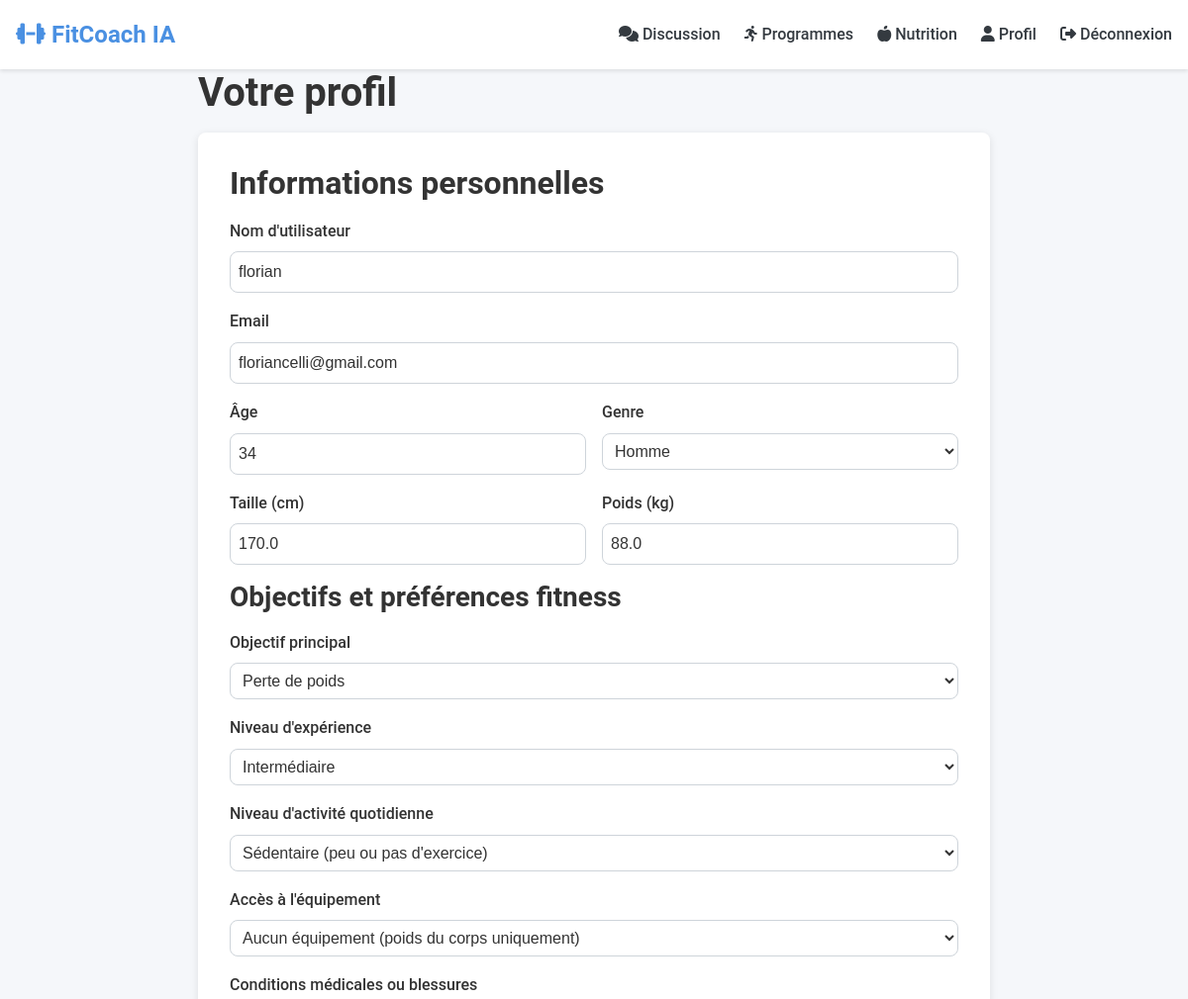
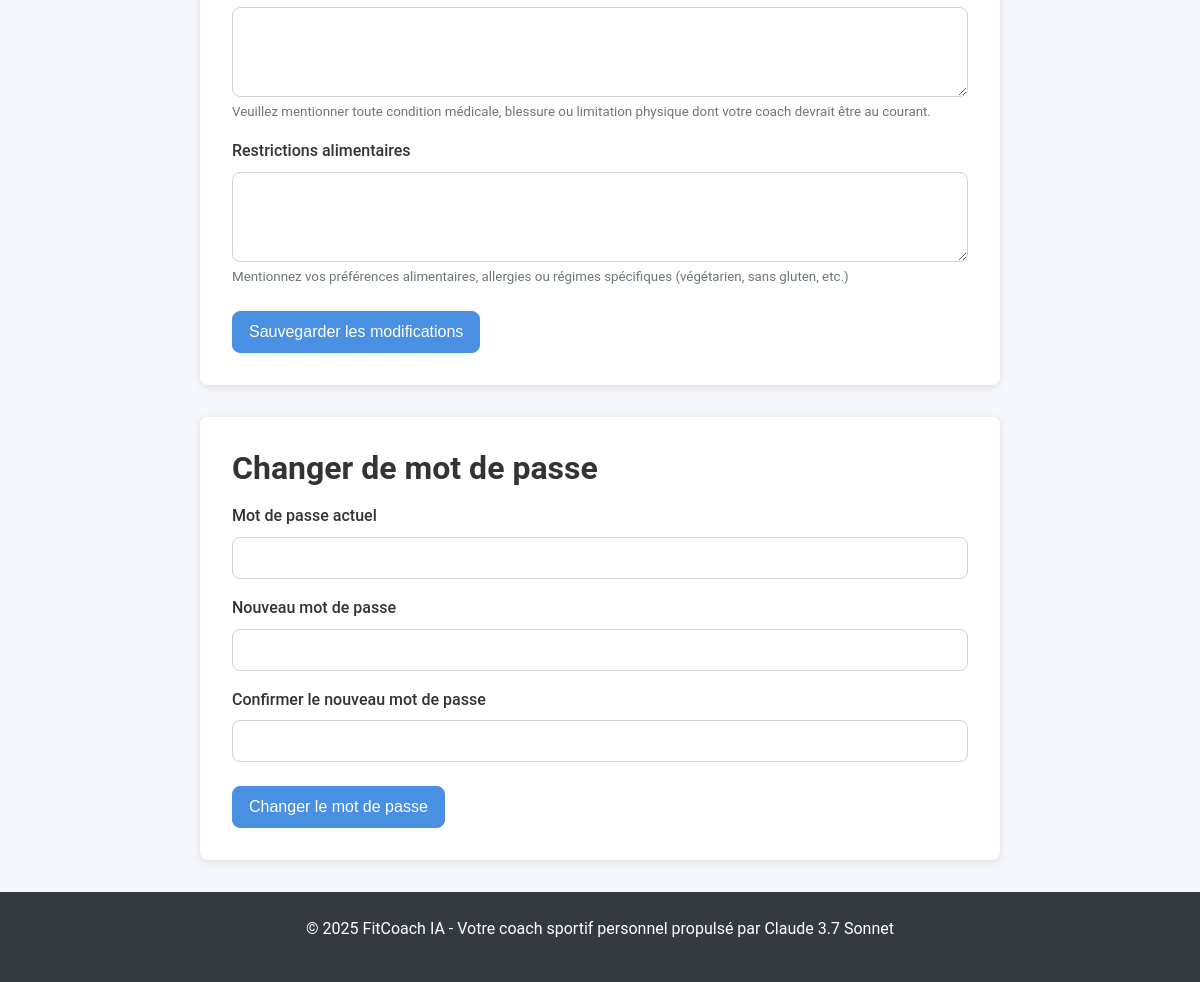
The app's page /profile (signed in) with its own data (2 pictures, top to bottom).
### models/user.py (models this page shows, shortened)
class User(UserMixin, db.Model):
    id = db.Column(db.Integer, primary_key=True)
    username = db.Column(db.String(64), unique=True, nullable=False)
    email = db.Column(db.String(120), unique=True, nullable=False)
    password_hash = db.Column(db.String(128), nullable=False)
    age = db.Column(db.Integer)
    height = db.Column(db.Float)  # en cm
    weight = db.Column(db.Float)  # en kg
    gender = db.Column(db.String(20))
    fitness_level = db.Column(db.String(20))  # débutant, intermédiaire, avancé
    fitness_goal = db.Column(db.String(100))
    activity_level = db.Column(db.String(20))  # sédentaire, modéré, actif, très actif
    equipment_access = db.Column(db.String(100))
    medical_conditions = db.Column(db.Text)
    dietary_restrictions = db.Column(db.Text)
    conversations = db.relationship('Conversation', backref='user', lazy='dynamic')
    workout_plans = db.relationship('WorkoutPlan', backref='user', lazy='dynamic')
    nutrition_plans = db.relationship('NutritionPlan', backref='user', lazy='dynamic')
    created_at = db.Column(db.DateTime, default=datetime.utcnow)
    updated_at = db.Column(db.DateTime, default=datetime.utcnow, onupdate=datetime.utcnow)

### app.py (the view)
@app.route('/profile')
@login_required
def profile():
    return render_template('profile.html')

### app.py (called while the page is built)
@login_manager.user_loader
def load_user(user_id):
    return User.query.get(int(user_id))

@app.context_processor
def inject_now():
    return {'now': datetime.utcnow()}

### templates/profile.html (shortened to what this page needs)
{% extends 'base.html' %}
{% block content %}
<div class="profile-container">
    <h1>Votre profil</h1>
    <div class="profile-section">
        <h2>Informations personnelles</h2>
        <form method="POST" action="{{ url_for('update_profile') }}">
            <div class="form-group">
                <label for="username">Nom d'utilisateur</label>
                <input type="text" id="username" name="username" value="{{ current_user.username }}" required>
            </div>
            <div class="form-group">
                <label for="email">Email</label>
                <input type="email" id="email" name="email" value="{{ current_user.email }}" required>
            </div>
            <div class="form-row">
                <div class="form-group">
                    <label for="age">Âge</label>
                    <input type="number" id="age" name="age" value="{{ current_user.age or '' }}">
                </div>
                <div class="form-group">
                    <label for="gender">Genre</label>
                    <select id="gender" name="gender">
                        <option value="homme" {% if current_user.gender == 'homme' %}selected{% endif %}>Homme</option>
                    </select>
                </div>
            </div>
            <div class="form-row">
                <div class="form-group">
                    <label for="height">Taille (cm)</label>
                    <input type="number" step="0.1" id="height" name="height" value="{{ current_user.height or '' }}">
                </div>
                <div class="form-group">
                    <label for="weight">Poids (kg)</label>
                    <input type="number" step="0.1" id="weight" name="weight" value="{{ current_user.weight or '' }}">
                </div>
            </div>
            <h3>Objectifs et préférences fitness</h3>
            <div class="form-group">
                <label for="fitness_goal">Objectif principal</label>
                <select id="fitness_goal" name="fitness_goal">
                    <option value="perte_de_poids" {% if current_user.fitness_goal == 'perte_de_poids' %}selected{% endif %}>Perte de poids</option>
                </select>
            </div>
            <div class="form-group">
                <label for="fitness_level">Niveau d'expérience</label>
                <select id="fitness_level" name="fitness_level">
                    <option value="intermediaire" {% if current_user.fitness_level == 'intermediaire' %}selected{% endif %}>Intermédiaire</option>
                </select>
            </div>
            <div class="form-group">
                <label for="activity_level">Niveau d'activité quotidienne</label>
                <select id="activity_level" name="activity_level">
                    <option value="sedentaire" {% if current_user.activity_level == 'sedentaire' %}selected{% endif %}>Sédentaire (peu ou pas d'exercice)</option>
                </select>
            </div>
            <div class="form-group">
                <label for="equipment_access">Accès à l'équipement</label>
                <select id="equipment_access" name="equipment_access">
                    <option value="aucun" {% if current_user.equipment_access == 'aucun' %}selected{% endif %}>Aucun équipement (poids du corps uniquement)</option>
                </select>
            </div>
            <div class="form-group">
                <label for="medical_conditions">Conditions médicales ou blessures</label>
                <textarea id="medical_conditions" name="medical_conditions" rows="3">{{ current_user.medical_conditions or '' }}</textarea>
                <small>Veuillez mentionner toute condition médicale, blessure ou limitation physique dont votre coach devrait être au courant.</small>
            </div>
            <div class="form-group">
                <label for="dietary_restrictions">Restrictions alimentaires</label>
                <textarea id="dietary_restrictions" name="dietary_restrictions" rows="3">{{ current_user.dietary_restrictions or '' }}</textarea>
                <small>Mentionnez vos préférences alimentaires, allergies ou régimes spécifiques (végétarien, sans gluten, etc.)</small>
            </div>
            <div class="form-actions">
                <button type="submit" class="btn btn-primary">Sauvegarder les modifications</button>
            </div>
        </form>
    </div>
    <div class="profile-section">
        <h2>Changer de mot de passe</h2>
        <form method="POST" action="{{ url_for('change_password') }}">
            <div class="form-group">
                <label for="current_password">Mot de passe actuel</label>
                <input type="password" id="current_password" name="current_password" required>
            </div>
            <div class="form-group">
                <label for="new_password">Nouveau mot de passe</label>
                <input type="password" id="new_password" name="new_password" required>
            </div>
            <div class="form-group">
                <label for="confirm_password">Confirmer le nouveau mot de passe</label>
                <input type="password" id="confirm_password" name="confirm_password" required>
            </div>
            <div class="form-actions">
                <button type="submit" class="btn btn-primary">Changer le mot de passe</button>
            </div>
        </form>
    </div>
</div>
{% endblock %}

### static/css/main.css (style rules this page uses)
:root { --primary-color: #4a90e2; --primary-dark: #3a7bc8; --primary-light: #6ba5e9; --secondary-color: #6c757d; --success-color: #28a745; --danger-color: #dc3545; --warning-color: #ffc107; --info-color: #17a2b8; --dark-color: #343a40; --light-color: #f8f9fa; --body-bg: #f5f7fa; --body-color: #333; --font-main: 'Roboto', -apple-system, BlinkMacSystemFont, 'Segoe UI', Oxygen, Ubuntu, Cantarell, sans-serif; --border-radius: 8px; --box-shadow: 0 2px 8px rgba(0, 0, 0, 0.1); }
* { margin: 0; padding: 0; box-sizing: border-box; }
body { font-family: var(--font-main); font-size: 16px; line-height: 1.6; color: var(--body-color); background-color: var(--body-bg); min-height: 100vh; display: flex; flex-direction: column; }
h1, h2, h3, h4, h5, h6 { margin-bottom: 1rem; font-weight: 700; line-height: 1.2; }
h1 { font-size: 2.5rem; }
h2 { font-size: 2rem; }
h3 { font-size: 1.75rem; }
.btn { display: inline-block; font-weight: 500; text-align: center; white-space: nowrap; vertical-align: middle; user-select: none; border: 1px solid transparent; padding: 0.5rem 1rem; font-size: 1rem; line-height: 1.5; border-radius: var(--border-radius); transition: all 0.2s ease-in-out; cursor: pointer; }
.btn-primary { color: white; background-color: var(--primary-color); border-color: var(--primary-color); }
.form-group { margin-bottom: 1rem; }
.form-group label { display: block; margin-bottom: 0.5rem; font-weight: 500; }
.form-row { display: flex; gap: 1rem; margin-bottom: 1rem; }
.form-row .form-group { flex: 1; margin-bottom: 0; }
input[type="text"], input[type="email"], input[type="password"], input[type="number"], input[type="date"], textarea, select { display: block; width: 100%; padding: 0.5rem; font-size: 1rem; line-height: 1.5; color: var(--body-color); background-color: white; border: 1px solid #ced4da; border-radius: var(--border-radius); transition: border-color 0.15s ease-in-out, box-shadow 0.15s ease-in-out; }
.form-actions { margin-top: 1.5rem; }
small { display: block; margin-top: 0.25rem; color: var(--secondary-color); }
.profile-container { max-width: 800px; margin: 0 auto; }
.profile-section { background-color: white; border-radius: var(--border-radius); padding: 2rem; margin-bottom: 2rem; box-shadow: var(--box-shadow); }

### records on screen
User: username "florian", email "floriancelli@gmail.com", age "34", gender "Homme", height "170.0", weight "88.0", fitness_goal "Perte de poids", fitness_level "Intermédiaire", activity_level "Sédentaire (peu ou pas d'exercice)", equipment_access "Aucun équipement (poids du corps uniquement)"
